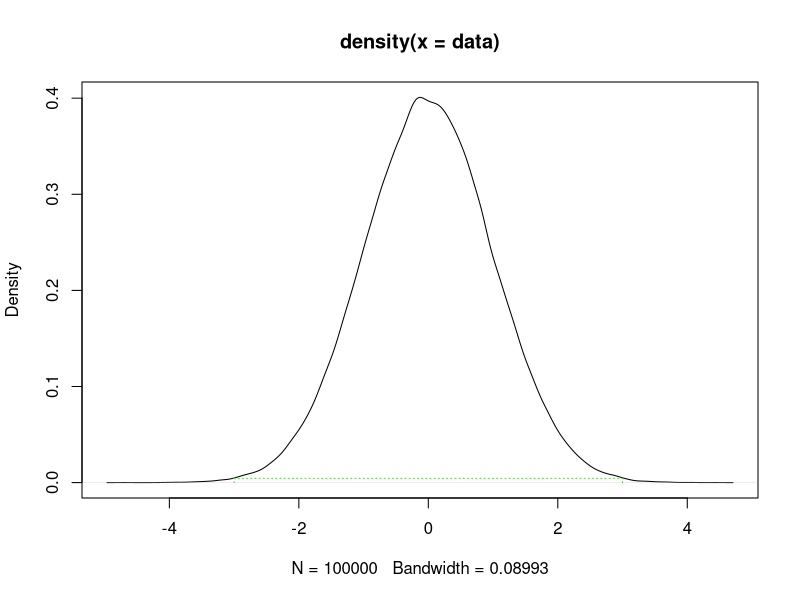

This figure's R source:
line<-function(m=0,x=1,b=0){m*x+b}
standard.dev<-3
norm<-function(x) {(1/sqrt(2*pi))*exp(-.5*(x^2))}
norm(standard.dev)

data<-rnorm(1e5)
plot(density(data))

#abline(v=standard.dev,col=standard.dev)
#abline(v=-standard.dev,col=standard.dev)
#draw vert lines
segments(y0=0,x0=-standard.dev,y1=norm(standard.dev),x1=-standard.dev,col=standard.dev,lty=standard.dev)
segments(y0=0,x0=standard.dev,y1=norm(standard.dev),x1=standard.dev,col=standard.dev,lty=standard.dev)
#draw Horiz lines
segments(y0=norm(standard.dev),x0=-standard.dev,y1=norm(standard.dev),x1=standard.dev,col=standard.dev,lty=standard.dev)

